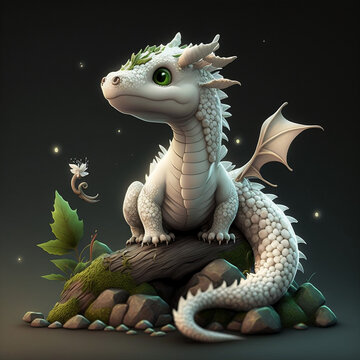
#> input picture Image_resizer/dragon.jpg, 360 x 360 px
$ python main.py
#> lines starting #> are read from the running program, lines starting #| are printed output that depends on the picture

''' This is a image_resizer program in which i am going to python libraries like Opencv to resize
  or to manipulate any image .'''

'''Opencv library-: OpenCV is a huge open-source library for computer vision, machine learning, and image
processing. It can process images and videos to identify objects, faces, or even the handwriting of a human.
When it is integrated with various libraries, such as Numpy which is a highly optimized library for numerical
operations,
'''


'''For which firstly you have to install the Opencv-python then import the cv2 library'''
import cv2
# Reading the image using imread() function
image=cv2.imread("dragon.jpg")
#> image is the input picture: shape (360, 360, 3); mean B, G, R 53, 60.8, 60.2
# now here i am resizing the image for that firstly know the percentage by which you are resizing your img.
resize_per=50
# calculate the 50% of the original image dimension.

width=int(image.shape[1] * resize_per/100)
#> width = 180
height=int(image.shape[0] * resize_per/100)
#> height = 180
# once you have the dimensions now use the resize() to resize the image.
dim=(width,height)
#> dim = (180, 180)
output=cv2.resize(image,dim)
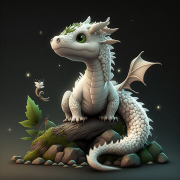
#> output: shape (180, 180, 3); mean B, G, R 53.1, 61, 60.3

# now create a new img file with the desire dimensions.
cv2.imwrite("newdragon.jpg",output)
cv2.waitKey(0)
# cv2.imshow("img",image)
# cv2.waitKey(1000)


# explanation
'''
 Read the Image:

Python
image = cv2.imread("dragon.jpg")
Use code with caution.
content_copy
This line reads the image named "dragon.jpg" from your current working directory using the cv2.imread()
function. The function returns a NumPy array representing the image data. If the image is not found or
there's an error reading it, cv2.imread() will return None.

3. Calculate Resize Percentage:

Python
resize_per = 50
Use code with caution.
content_copy
This line defines the percentage by which you want to resize the image. Here, resize_per is set to 50,
indicating a 50% reduction in size.

4. Calculate New Dimensions:

Python
width = int(image.shape[1] * resize_per / 100)
''image.shape is a read-only property that returns a tuple containing the dimensions of the image stored
in the NumPy array.
The order of elements in the tuple typically represents:
Height (number of rows)
Width (number of columns)
Number of channels (e.g., 3 for RGB images)''
height = int(image.shape[0] * resize_per / 100)
Use code with caution.
content_copy
image.shape is a tuple containing the image's height, width, and number of channels (usually 3 for RGB).
image.shape[1] accesses the width of the image.
The calculation image.shape[1] * resize_per / 100 determines the new width by multiplying the original
width with the resize percentage and dividing by 100 to get a percentage value.
The int() function converts the result to an integer number of pixels.
Similar calculations are performed for height.
5. Resize the Image:

Python
dim = (width, height)
output = cv2.resize(image, dim)
Use code with caution.
content_copy
dim is a tuple containing the new dimensions (width, height) calculated in the previous step.
The cv2.resize(image, dim) function resizes the image based on the specified dim dimensions.
The resized image is stored in the output variable.
6. Save the Resized Image:

Python
cv2.imwrite("newdragon.jpg", output)
Use code with caution.
content_copy
The cv2.imwrite("newdragon.jpg", output) function saves the resized image (output) as a new file named
"newdragon.jpg" in your working directory.
Commented Line:

Python
# cv2.imshow("img", image)
# cv2.waitKey(0)
In OpenCV, the cv2.waitKey(delay) function waits for a specified amount of time (delay in milliseconds)
for a key press on the keyboard.

These commented lines would have displayed the original image in a window titled "img" using cv2.imshow().
The cv2.waitKey(0) function waits for a key press (0 indicates indefinite wait) to close the window.
You can uncomment these lines if you want to see the original image before resizing.
'''
